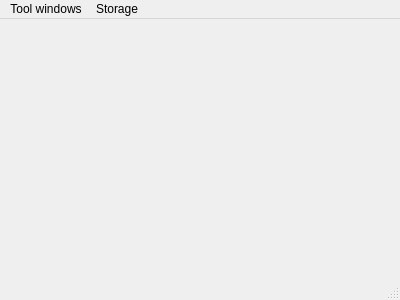
<?xml version="1.0" encoding="UTF-8"?>
<ui version="4.0">
 <class>MainWindow</class>
 <widget class="QMainWindow" name="MainWindow">
  <property name="geometry">
   <rect>
    <x>0</x>
    <y>0</y>
    <width>400</width>
    <height>300</height>
   </rect>
  </property>
  <property name="windowTitle">
   <string>MainWindow</string>
  </property>
  <widget class="QWidget" name="centralWidget">
   <layout class="QVBoxLayout" name="verticalLayout">
    <property name="leftMargin">
     <number>0</number>
    </property>
    <property name="topMargin">
     <number>0</number>
    </property>
    <property name="rightMargin">
     <number>0</number>
    </property>
    <property name="bottomMargin">
     <number>0</number>
    </property>
    <item>
     <widget class="PaneWidget" name="paneWidget" native="true"/>
    </item>
   </layout>
  </widget>
  <widget class="QMenuBar" name="menuBar">
   <property name="geometry">
    <rect>
     <x>0</x>
     <y>0</y>
     <width>400</width>
     <height>21</height>
    </rect>
   </property>
   <widget class="QMenu" name="menuToolWindows">
    <property name="title">
     <string>Tool windows</string>
    </property>
   </widget>
   <widget class="QMenu" name="menuOptions">
    <property name="title">
     <string>Storage</string>
    </property>
    <addaction name="actionSaveState"/>
    <addaction name="actionRestoreState"/>
    <addaction name="actionClearState"/>
   </widget>
   <addaction name="menuToolWindows"/>
   <addaction name="menuOptions"/>
  </widget>
  <widget class="QStatusBar" name="statusBar"/>
  <action name="actionSaveState">
   <property name="text">
    <string>Save state</string>
   </property>
  </action>
  <action name="actionRestoreState">
   <property name="text">
    <string>Restore state</string>
   </property>
  </action>
  <action name="actionClearState">
   <property name="text">
    <string>Clear state and exit</string>
   </property>
  </action>
 </widget>
 <layoutdefault spacing="6" margin="11"/>
 <customwidgets>
  <customwidget>
   <class>PaneWidget</class>
   <extends>QWidget</extends>
   <header>PaneWidget.h</header>
   <container>1</container>
  </customwidget>
 </customwidgets>
 <resources/>
 <connections/>
</ui>
